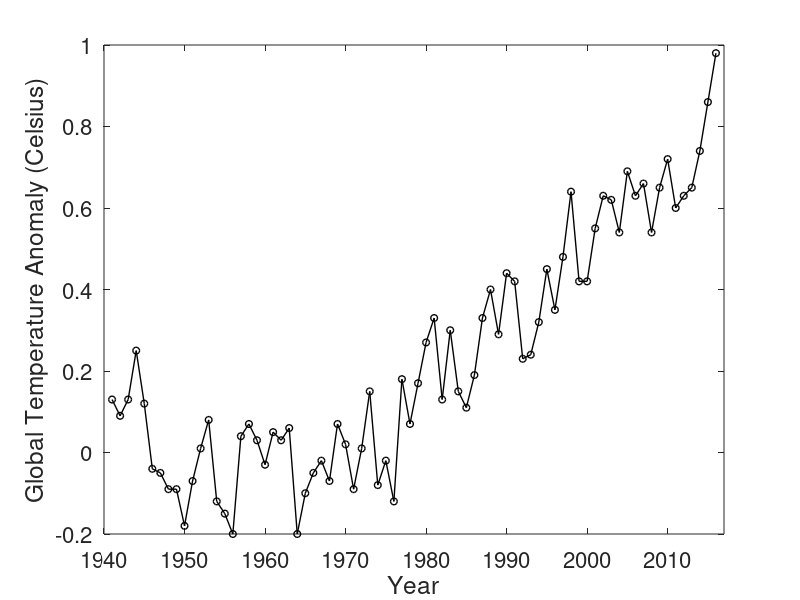

Reproduce this figure in MATLAB.
%% Import Data

Data = importdata('GlobalTemps.txt');
x = Data(:,1);  % x data is the year
y = Data(:,2);  % y data is the global temperature anomaly

%% Plot Data Points

% Open a figure and plot the data
figure; hold on;
plot(x,y,'ko-','LineWidth',1,'MarkerSize',5);
hold off;
box on;             % Makes a nice box around the plot
xlim([1940 2017]);  % Sets the limits of the box in the x direction
ylim([-0.2 1]);     % Sets the limits of the box in the y direction
xlabel('Year','FontSize',16,'FontName','Helvetica'); % x label
ylabel('Global Temperature Anomaly (Celsius)','FontSize',16,'FontName','Helvetica'); % y label
set(gca,'FontSize',16,'FontName','Helvetica'); % Sets the Font size and type
set(gca,'XTick',[1940 1950 1960 1970 1980 1990 2000 2010]); % Define the ticks on the x axis
set(gca,'YTick',[-0.2 0 0.2 0.4 0.6 0.8 1]); % Define the ticks on the y axis